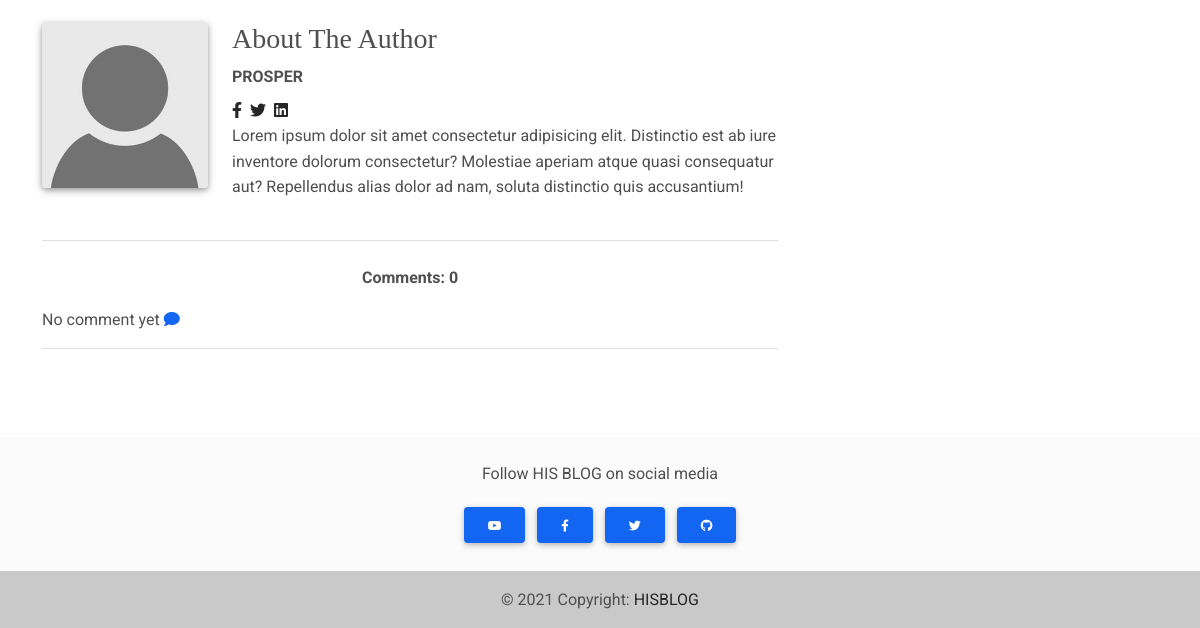
The page /post/13/ (lower part) on the database as committed earlier.
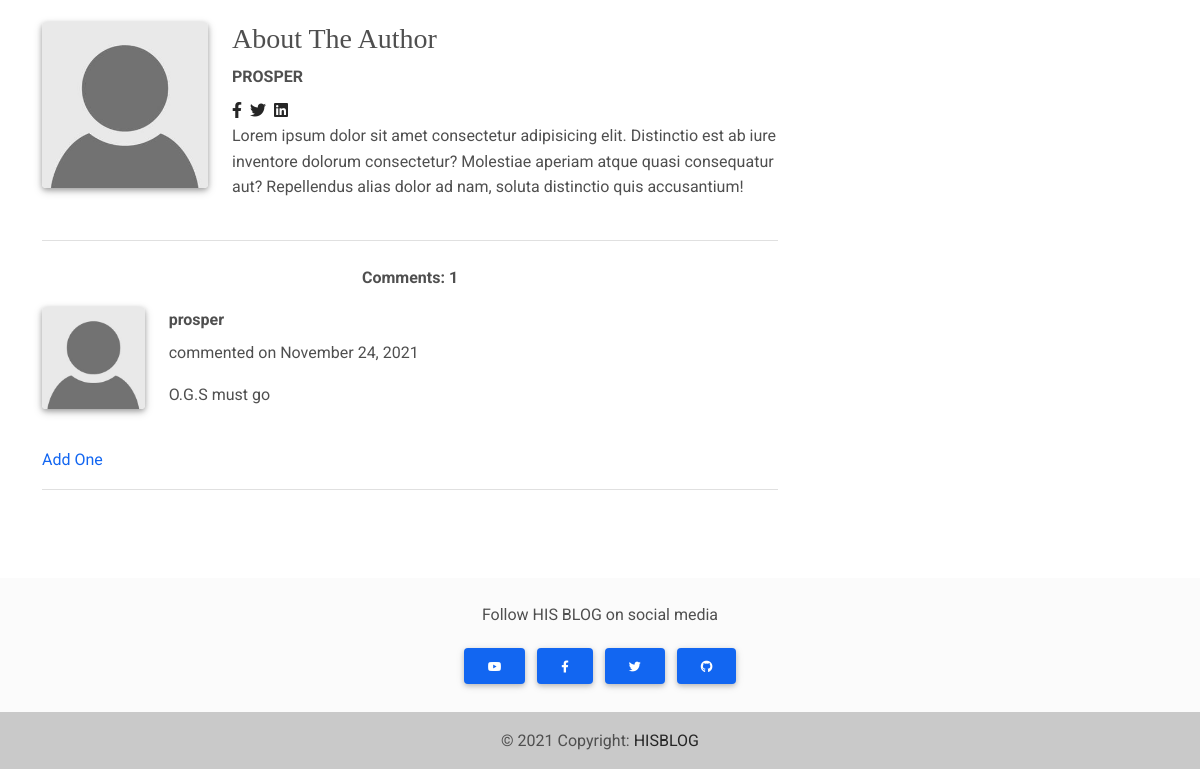
The same page on the database as committed later.
### blog/models.py (models this page shows, shortened)
class Post(models.Model):
    title = models.CharField(max_length=200)
    content = models.TextField(help_text="Be Expressive")
    date_posted = models.DateTimeField(default=timezone.now)
    author = models.ForeignKey(User, on_delete=models.CASCADE)
    category = models.CharField(choices=CATEGORY_CHOICES, max_length=2)
    label = models.CharField(choices=LABEL_CHOICES, max_length=1)
    post_choices = models.CharField(choices=POST_CHOICES, max_length=1)
    image = models.ImageField(default="newpost.jpg", upload_to="default_pics")
    likes = models.ManyToManyField(User, related_name="blog_posts")
    def total_likes(self):
        return self.likes.count()

class Comment(models.Model):
    post = models.ForeignKey(Post, related_name="comments", on_delete=models.CASCADE)
    name = models.ForeignKey(User, on_delete=models.CASCADE)
    body = models.TextField('Enter your commment...')
    date_added = models.DateTimeField(auto_now_add=True)

### users/models.py (models this page shows, shortened)
class Profile(models.Model):
    user = models.OneToOneField(User, on_delete=models.CASCADE)
    image = models.ImageField(default="user.jpg", upload_to='profile_pics')

### blog/views.py (the view)
# urls.py: path("post/<int:pk>/", PostDetailView.as_view(), name="post_detail" ),
class PostDetailView(DetailView):
    model = Post
    def get_context_data(self, *args, **kwargs):
        context = super(PostDetailView, self).get_context_data()
        stuff = get_object_or_404(Post, id=self.kwargs['pk'])
        total_likes = stuff.total_likes()
        liked = False
        if stuff.likes.filter(id=self.request.user.id).exists():
            liked = True
        context["total_likes"] = total_likes
        context["liked"] = liked
        return context

### blog/templates/blog/post_detail.html (shortened to what this page needs)
{% load static %}
{% load social_share %}
<!DOCTYPE html>
<html lang="en">
<head>
    <link rel="stylesheet" href="https://use.fontawesome.com/releases/v5.11.2/css/all.css" />
    <link rel="stylesheet" href="{% static 'users/css2/mdb.min.css' %}" />
    <link rel="stylesheet" href="{% static 'users/css2/style.css' %}" />
</head>
<body>
  <main class="mt-4 mb-5">
    <div class="container">
      <div class="row">
        <div class="col-md-8 mb-4">
          <section class="border-bottom mb-4 pb-4">
            <div class="row">
              <div class="col-3">
                  <img src="{{ object.author.profile.image.url }}"
                  class="img-fluid shadow-1-strong rounded" alt="" />
              </div>
              <div class="col-9">
                <h3 style="font-family: Georgia, 'Times New Roman', Times, serif;">About The Author</h3>
                <p class="mb-2" style="text-transform: uppercase;"><strong>{{ object.author }}</strong></p>
                <a href="" class="text-dark"><i class="fab fa-facebook-f me-1"></i></a>
                <a href="" class="text-dark"><i class="fab fa-twitter me-1"></i></a>
                <a href="" class="text-dark"><i class="fab fa-linkedin me-1"></i></a>
                <p>
                  Lorem ipsum dolor sit amet consectetur adipisicing elit. Distinctio est ab iure
                  inventore dolorum consectetur? Molestiae aperiam atque quasi consequatur aut?
                  Repellendus alias dolor ad nam, soluta distinctio quis accusantium!
                </p>
              </div>
            </div>
          </section>
          <section class="border-bottom mb-3">
            <p class="text-center"><strong>Comments: {{ object.comments.count }}</strong></p>
            {% if not post.comments.all %}
            <p>No comment yet <a href="{% url 'post_comments' post.pk %}"><i class="fas fa-comment"></i></a></p>
            {% else %}
            {% for comment in post.comments.all %}
            <div class="row mb-4">
              <div class="col-2">
                <img src="{{ comment.name.profile.image.url }}"
                  class="img-fluid shadow-1-strong rounded" alt="" />
              </div>
              <div class="col-10">
                <p class="mb-2"><strong>{{ comment.name }}</strong></p>
                <p>commented on {{ comment.date_added|date:"F d, Y" }}</p>
                <p>
                  {{ comment.body }}
                </p>
              </div>
            </div>
            {% endfor %}
            <p><a href="{% url 'post_comments' post.pk %}">Add One</a></p>
            {% endif %}
          </section>
        </div>
        <div class="col-md-4 mb-4">
        </div>
      </div>
    </div>
  </main>
  <footer class="bg-light text-lg-start">
    <div class="text-center py-4 align-items-center">
      <p>Follow HIS BLOG on social media</p>
      <a href="https://www.youtube.com/channel/UC5CF7mLQZhvx8O5GODZAhdA" class="btn btn-primary m-1" role="button"
        rel="nofollow" target="_blank">
        <i class="fab fa-youtube"></i>
      </a>
      <a href="https://www.facebook.com/mdbootstrap" class="btn btn-primary m-1" role="button" rel="nofollow"
        target="_blank">
        <i class="fab fa-facebook-f"></i>
      </a>
      <a href="https://twitter.com/MDBootstrap" class="btn btn-primary m-1" role="button" rel="nofollow"
        target="_blank">
        <i class="fab fa-twitter"></i>
      </a>
      <a href="https://github.com/mdbootstrap/mdb-ui-kit" class="btn btn-primary m-1" role="button" rel="nofollow"
        target="_blank">
        <i class="fab fa-github"></i>
      </a>
    </div>
    <div class="text-center p-3" style="background-color: rgba(0, 0, 0, 0.2);">
      © 2021 Copyright:
      <a class="text-dark" href="https://mdbootstrap.com/">HISBLOG</a>
    </div>
  </footer>
</body>
</html>

Rows that differ between the two databases and show on the page:
computed for Post "PROSPER": comments.count "0" → "1"
added Comment: name.profile.image (placeholder picture), name "prosper", date_added "November 24, 2021", body "O.G.S must go"
Other text that changed with them:
text no longer shown: "No comment yet"
text now shown: "Add One"
